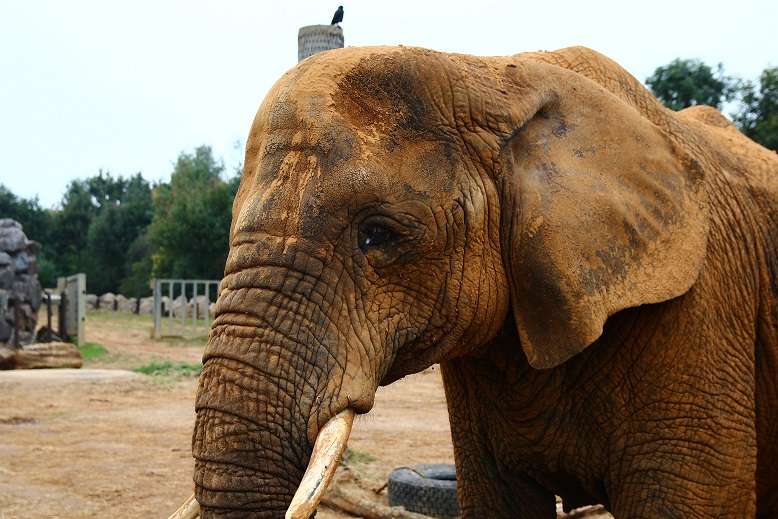
#> input picture images/elephant.jpg, 778 x 519 px
$ jupyter execute 05_Histogram_of_Oriented_Gradients.ipynb
#> lines starting #> are read from the running program, lines starting #| are printed output that depends on the picture
## Histogram of Oriented Gradients

- http://stackoverflow.com/questions/6090399/get-hog-image-features-from-opencv-python
- http://www.juergenwiki.de/work/wiki/doku.php?id=public:hog_descriptor_computation_and_visualization

[cell 1]
import numpy as np
import cv2
import matplotlib.pyplot as plt

# Load image then grayscale
image = cv2.imread('../../images/elephant.jpg')
#> image is the input picture: shape (519, 778, 3); mean B, G, R 95.2, 117.2, 135.3
gray = cv2.cvtColor(image, cv2.COLOR_BGR2GRAY)
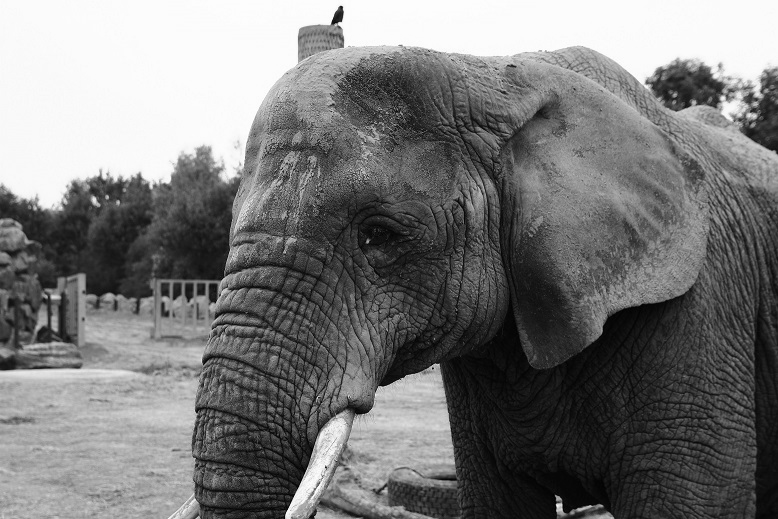
#> gray: shape (519, 778); min 0, max 255, mean 120.1

[cell 2]
plt.imshow(cv2.cvtColor(image, cv2.COLOR_BGR2RGB))
plt.title('Original Input')
cv2.imwrite('input.jpg', image)


# h x w in pixels
cell_size = (8, 8)

 # h x w in cells
block_size = (2, 2)

# number of orientation bins
nbins = 9

# Using OpenCV's HOG Descriptor
# winSize is the size of the image cropped to a multiple of the cell size
hog = cv2.HOGDescriptor(_winSize=(gray.shape[1] // cell_size[1] * cell_size[1],
                                  gray.shape[0] // cell_size[0] * cell_size[0]),
                        _blockSize=(block_size[1] * cell_size[1],
                                    block_size[0] * cell_size[0]),
                        _blockStride=(cell_size[1], cell_size[0]),
                        _cellSize=(cell_size[1], cell_size[0]),
                        _nbins=nbins)

# Create numpy array shape which we use to create hog_feats
n_cells = (gray.shape[0] // cell_size[0], gray.shape[1] // cell_size[1])
#> n_cells = (64, 97)

# We index blocks by rows first.
# hog_feats now contains the gradient amplitudes for each direction,
# for each cell of its group for each group. Indexing is by rows then columns.
hog_feats = hog.compute(gray).reshape(n_cells[1] - block_size[1] + 1,
                        n_cells[0] - block_size[0] + 1,
                        block_size[0], block_size[1], nbins).transpose((1, 0, 2, 3, 4))

# Create our gradients array with nbin dimensions to store gradient orientations
gradients = np.zeros((n_cells[0], n_cells[1], nbins))

# Create array of dimensions
cell_count = np.full((n_cells[0], n_cells[1], 1), 0, dtype=int)

# Block Normalization
for off_y in range(block_size[0]):
    for off_x in range(block_size[1]):
        gradients[off_y:n_cells[0] - block_size[0] + off_y + 1,
                  off_x:n_cells[1] - block_size[1] + off_x + 1] += \
            hog_feats[:, :, off_y, off_x, :]
        cell_count[off_y:n_cells[0] - block_size[0] + off_y + 1,
                   off_x:n_cells[1] - block_size[1] + off_x + 1] += 1
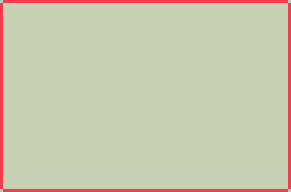
#> cell_count: shape (64, 97, 1) int64 (shown 3 times larger); 3 distinct labels, from 1 to 4; one colour per label, 0 black

# Average gradients
gradients /= cell_count

# Plot HOGs using Matplotlib
# angle is 360 / nbins * direction
color_bins = 5
plt.figure(figsize=(8,5))
plt.pcolor(gradients[:, :, color_bins])
#axs[1].pcolor(cv2.cvtColor(gradients[:, :, color_bins], cv2.COLOR_BGR2RGB))
plt.title('Gradients')
plt.gca().invert_yaxis()
plt.gca().set_aspect('equal', adjustable='box')
cv2.imwrite('gradients.jpg', gradients[:, :, color_bins])
plt.colorbar()

plt.show()
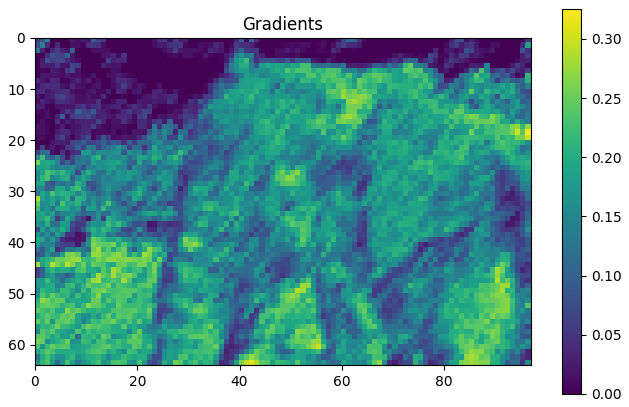
#> figure drawn by matplotlib, 2 panels

$ run again, with images/Hillary.jpg copied over images/elephant.jpg
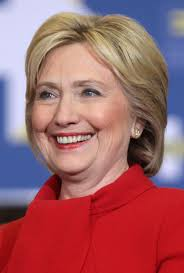
#> input picture images/Hillary.jpg, 184 x 273 px
#> image is the input picture: shape (273, 184, 3); mean B, G, R 104.2, 98.1, 159.7
#> after the loop `for off_y in range(block_size[0]):`:
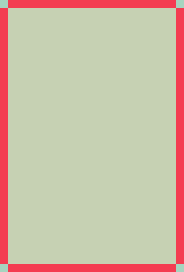
#> cell_count: shape (34, 23, 1) int64 (shown 8 times larger); 3 distinct labels, from 1 to 4; one colour per label, 0 black
#> `plt.show()`:
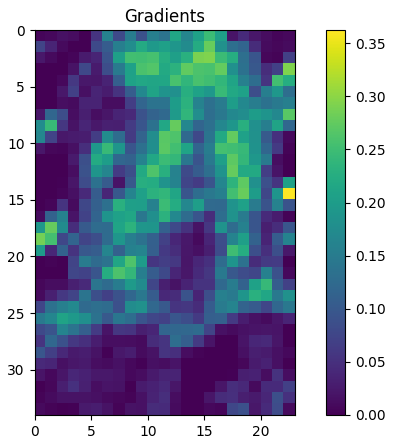
#> figure drawn by matplotlib, 2 panels
